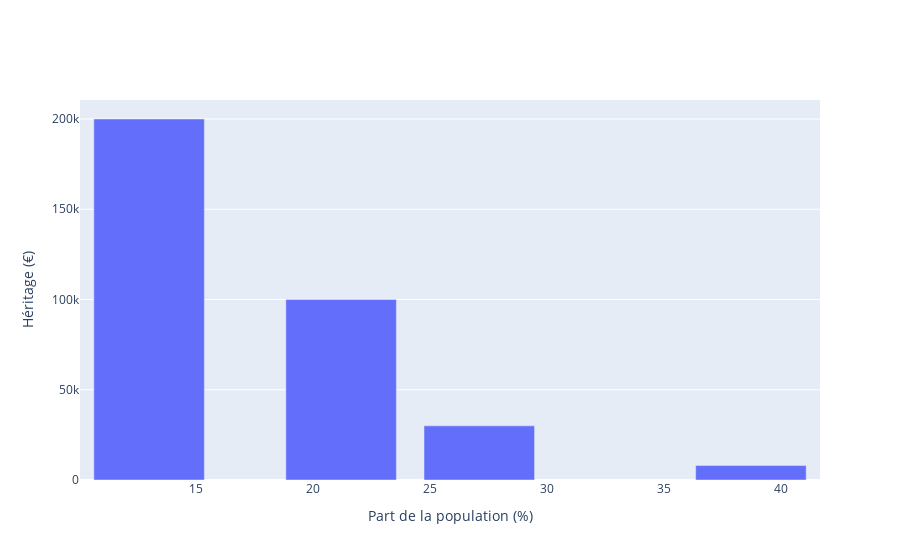

Write notebook code for a chart like this one.
### Code cell
fig = go.Figure(data=[go.Bar(
    x=ineg.part,
    y=ineg.heritage)
])

fig.update_xaxes(title_text='Part de la population (%)')
fig.update_yaxes(title_text='Héritage (€)')
fig.show()

### Figure 1 — Plotly figure (JSON) as saved in the notebook; plotly's stock layout.template omitted (floating-point values rounded to 4 significant figures)
{"data": [{"type": "bar", "x": [38.7, 27.1, 21.2, 13], "y": [8000, 30000, 100000, 200000]}], "layout": {"xaxis": {"title": {"text": "Part de la population (%)"}}, "yaxis": {"title": {"text": "Héritage (€)"}}}}
